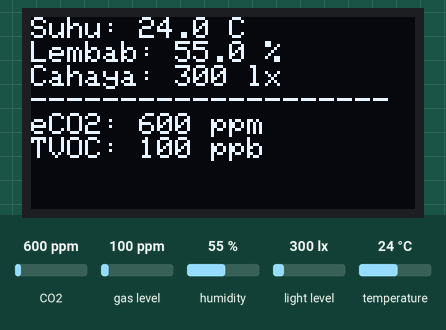
Simulated run of this sketch. Board: Arduino Uno, built with avr-gcc and run on an emulated ATmega328P. Parts: 128×64 one-colour display. The inputs (shaded band) are chosen by the test bench; at power-on: CO2 600 ppm, gas level 100 ppm, humidity 55 %, light level 300 lx, temperature 24 °C. The display library's start-up logo is not drawn; what the sketch prints to the serial monitor is not drawn.

Above: at 3.2 s.
3.3 s: CO2 set to 452 ppm
At 4.5 s:
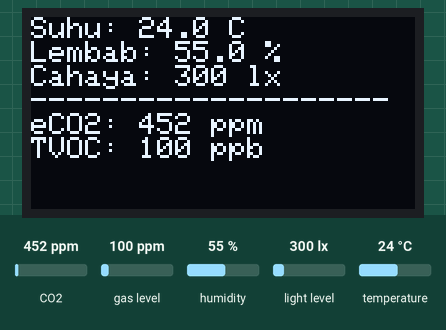
4.8 s: gas level set to 20 ppm
At 5.4 s:
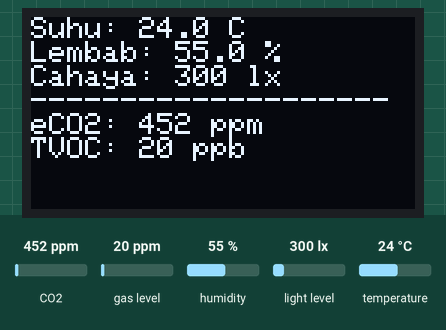
6.3 s: humidity set to 22 %
At 7.5 s:
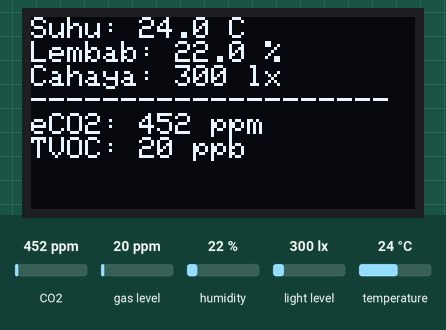
7.8 s: light level set to 40 lx
At 8.3 s:
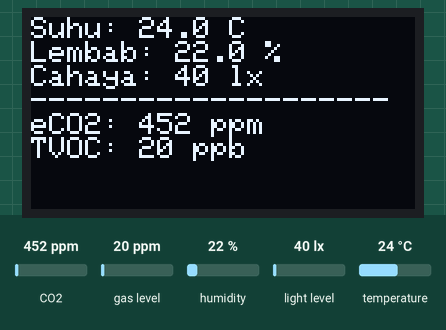
9.3 s: temperature set to 12 °C
At 9.9 s:
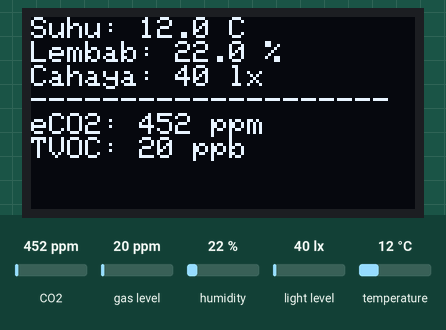
Timing chart, 0 to 11.8 s (numbered marks = the images above; inputs shaded):
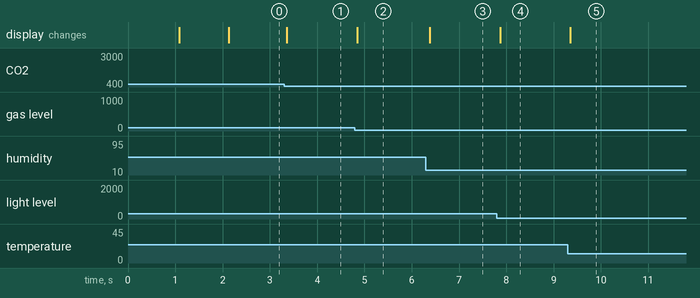

Measured:
- after the input at 3.3 s, the display: changes after 0.06 s (image 1)
- after the input at 4.8 s, the display: changes after 0.05 s (image 2)
- after the input at 6.3 s, the display: changes after 0.08 s (image 3)
- after the input at 7.8 s, the display: changes after 0.07 s (image 4)
- after the input at 9.3 s, the display: changes after 0.05 s (image 5)

The sketch:

program_pembacaan_sensor.ino
```cpp
#include <Wire.h>

// Libraries untuk semua sensor dan display
#include <BH1750.h>                 // Library untuk BH1750
#include <Adafruit_BME280.h>        // Library untuk BME280
#include "SparkFunCCS811.h"         // Library khusus untuk SparkFun CCS811
#include <Adafruit_GFX.h>
#include <Adafruit_SSD1306.h>

// Definisi OLED
#define SCREEN_WIDTH 128
#define SCREEN_HEIGHT 64
#define OLED_RESET    -1

// === IMPLEMENTASI DARI FILE pin.h ANDA ===
#define CCS811_ADDR 0x5A       // Alamat I2C CCS811 sesuai file Anda

// Buat Objek untuk setiap perangkat
Adafruit_SSD1306 display(SCREEN_WIDTH, SCREEN_HEIGHT, &Wire, OLED_RESET);
BH1750 lightMeter;
Adafruit_BME280 bme;
CCS811 ccs(CCS811_ADDR); // <<<<<< Inisialisasi CCS811 dengan alamat kustom

void setup() {
  Serial.begin(115200);
  Wire.begin(); // Inisialisasi I2C

  // Inisialisasi OLED
  if(!display.begin(SSD1306_SWITCHCAPVCC, 0x3C)) {
    Serial.println(F("Gagal menginisialisasi SSD1306"));
    for(;;);
  }
  display.display();
  delay(1000);
  display.clearDisplay();
  display.setTextSize(1);
  display.setTextColor(SSD1306_WHITE);
  display.setCursor(0,0);
  display.println("Menginisialisasi sensor...");
  display.display();

  // Inisialisasi BH1750
  if (!lightMeter.begin(BH1750::CONTINUOUS_HIGH_RES_MODE)) {
    Serial.println(F("Gagal menginisialisasi BH1750"));
  }

  // Inisialisasi BME280
  if (!bme.begin(0x76)) { // Cek alamat 0x76 atau 0x77
    Serial.println(F("Gagal menemukan sensor BME280"));
  }

  // Inisialisasi SparkFun CCS811
  if (ccs.begin() == false) {
    Serial.print("Gagal menginisialisasi CCS811. Cek alamat I2C dan koneksi.");
    while(1);
  }

  Serial.println("Semua sensor siap!");
  delay(1000);
}

void loop() {
  // ----- Baca Data dari Semua Sensor -----

  // 1. Baca Sensor Cahaya BH1750
  float lux = lightMeter.readLightLevel();

  // 2. Baca Sensor Lingkungan BME280
  float temp = bme.readTemperature();
  float hum = bme.readHumidity();

  // 3. Baca Sensor Kualitas Udara CCS811
  uint16_t eco2 = 0;
  uint16_t tvoc = 0;

  // Berikan data suhu dan kelembapan ke CCS811 untuk kompensasi
  ccs.setEnvironmentalData(hum, temp);

  // Cek jika ada data baru dari CCS811
  if (ccs.dataAvailable()) {
    ccs.readAlgorithmResults();
    eco2 = ccs.getCO2();
    tvoc = ccs.getTVOC();
  }

  // ----- Tampilkan Data -----

  // 1. Tampilkan ke Serial Monitor (untuk debugging)
  Serial.println("------------------------------");
  Serial.print("Suhu: "); Serial.print(temp, 1); Serial.println(" C");
  Serial.print("Kelembapan: "); Serial.print(hum, 1); Serial.println(" %");
  Serial.print("Cahaya: "); Serial.print(lux, 0); Serial.println(" lx");
  Serial.print("eCO2: "); Serial.print(eco2); Serial.println(" ppm");
  Serial.print("TVOC: "); Serial.print(tvoc); Serial.println(" ppb");

  // 2. Tampilkan ke Layar OLED
  display.clearDisplay();
  display.setCursor(0,0);

  display.print("Suhu: "); display.print(temp, 1); display.println(" C");
  display.print("Lembab: "); display.print(hum, 1); display.println(" %");
  display.print("Cahaya: "); display.print(lux, 0); display.println(" lx");
  display.println("--------------------");
  display.print("eCO2: "); display.print(eco2); display.println(" ppm");
  display.print("TVOC: "); display.print(tvoc); display.println(" ppb");

  display.display();
}
```
